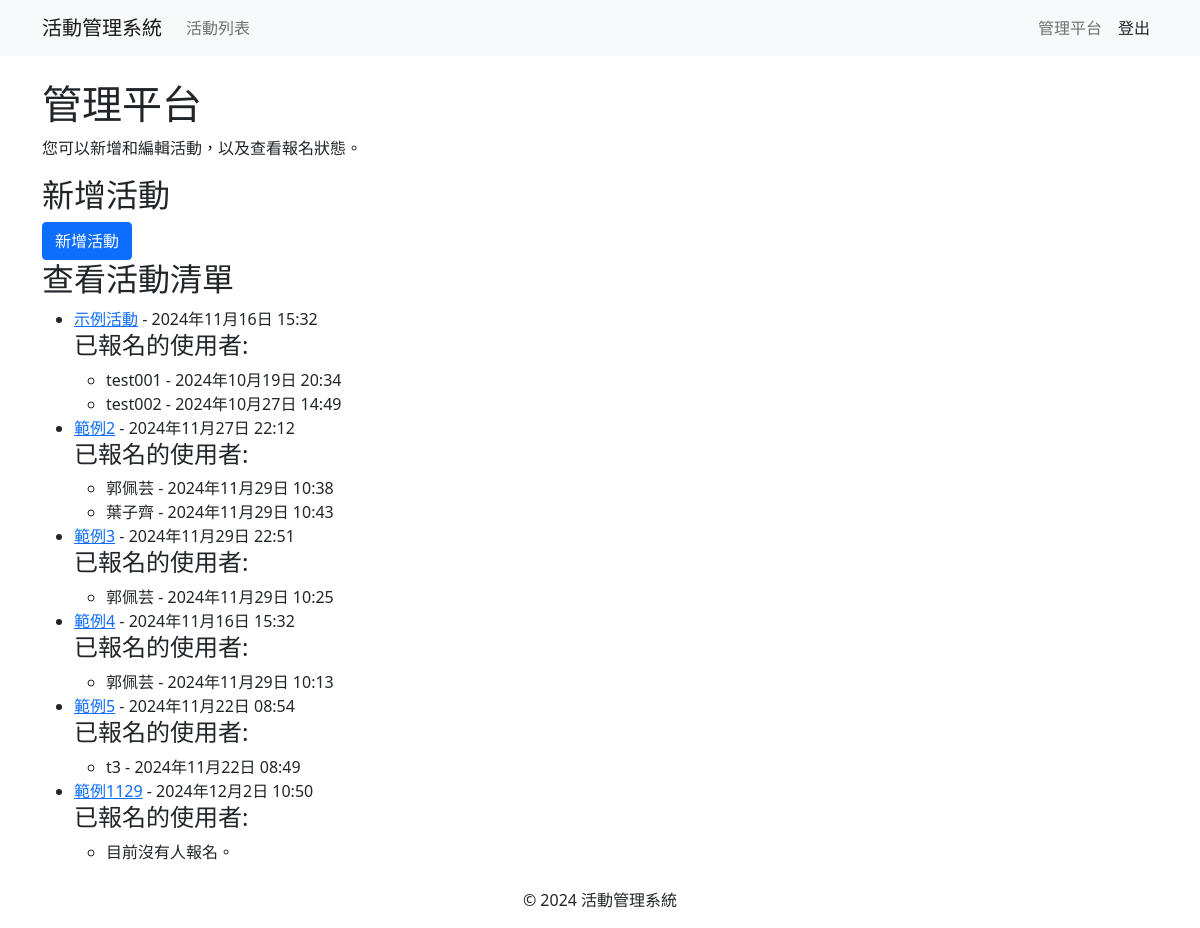
Before: /member/profile/ (signed in) with the older database file.
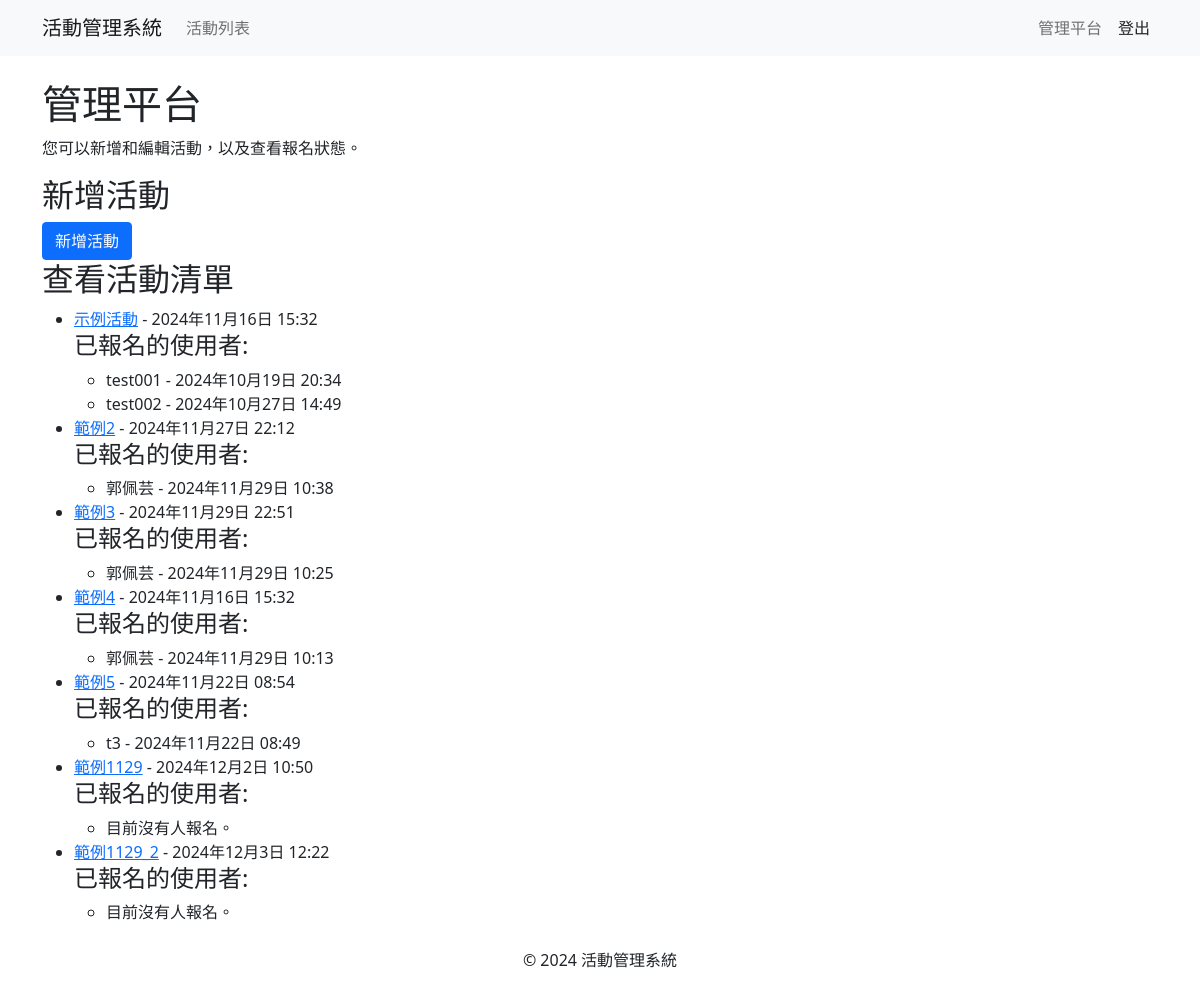
After: the same page with the newer database file.
### events/models.py (models this page shows, shortened)
class Event(models.Model):
    ACTIVITY_TYPES = [
        ('lecture', '講座'),
        ('seminar', '研討會'),
    ]
    STATUS_CHOICES = [
        ('open', '報名中'),
        ('closed', '報名截止'),
        ('not_open', '尚未開放報名'),
    ]
    name = models.CharField(max_length=200)
    description = models.TextField()
    event_time = models.DateTimeField()
    end_time=models.DateTimeField()
    location = models.CharField(max_length=200)
    capacity_limit = models.PositiveIntegerField()
    registration_start = models.DateTimeField()
    registration_end = models.DateTimeField()
    activity_type = models.CharField(max_length=20, choices=ACTIVITY_TYPES)
    status = models.CharField(max_length=20, choices=STATUS_CHOICES, default='not_open')
    published_time = models.DateTimeField(auto_now_add=True)
    updated_time = models.DateTimeField(auto_now=True)
    poster = models.ImageField(upload_to='posters/', blank=True, null=True)
    language = models.CharField(max_length=100, blank=True, null=True)

class Registration(models.Model):
    user = models.ForeignKey(User, on_delete=models.CASCADE)
    event = models.ForeignKey(Event, on_delete=models.CASCADE)
    registration_time = models.DateTimeField(auto_now_add=True)
    status = models.CharField(max_length=20, choices=[('registered', '已報名'), ('canceled', '取消報名')], default='registered')

### member/views.py (the view)
# urls.py: path('profile/', views.profile, name='profile'),
@login_required
def profile(request):
    user = request.user
    registrations = Registration.objects.filter(user=user).select_related('event')
    try:
        profile = user.userprofile
    except UserProfile.DoesNotExist:
        profile = None
    if user.is_superuser:
        return admin_dashboard(request)
    else:
        return render(request, 'member/profile.html', {
            'user': user,
            'registrations': registrations,
            'qr_code': profile.qr_code.url if profile and profile.qr_code else None,
        })

### member/views.py (called while the page is built)
@login_required
def admin_dashboard(request):
    events = Event.objects.all()  # 获取所有事件
    registrations = Registration.objects.all()  # 获取所有注册
    return render(request, 'member/admin_dashboard.html', {
        'events': events,
        'registrations': registrations
    })

### templates/member/admin_dashboard.html (shortened to what this page needs)
<!DOCTYPE html>
<html lang="zh-Hant">
<head>
    <link rel="stylesheet" href="https://cdnjs.cloudflare.com/ajax/libs/bootstrap/5.1.3/css/bootstrap.min.css">
</head>
<body>
    {% extends 'base.html' %}
    {% block content %}
    <h1>管理平台</h1>
    <p>您可以新增和編輯活動，以及查看報名狀態。</p>
    <h2>新增活動</h2>
    <form method="post" action="{% url 'create_event' %}">
        <button type="submit" class="btn btn-primary">新增活動</button>
    </form>
    <h2>查看活動清單</h2>
    <ul>
        {% for event in events %}
            <li>
                <a href="{% url 'event_detail' event.id %}">{{ event.name }}</a> - {{ event.event_time }}
                {% if user.is_superuser %}
                    <h4>已報名的使用者:</h4>
                    <ul>
                        {% for registration in event.registration_set.all %}
                            <li>{{ registration.user.username }} - {{ registration.registration_time }}</li>
                        {% empty %}
                            <li>目前沒有人報名。</li>
                        {% endfor %}
                    </ul>
                {% else %}
                    <p>你可以點擊查看活動詳細資訊並進行報名。</p>
                {% endif %}
            </li>
        {% empty %}
            <li>目前沒有活動。</li>
        {% endfor %}
    </ul>
    {% endblock %}

Changed rows visible on the page:
removed Registration: user.username "葉子齊", registration_time "2024年11月29日 10:43", shown under Event "範例2"
added Event: name "範例1129_2", event_time "2024年12月3日 12:22", shows "目前沒有人報名。"
